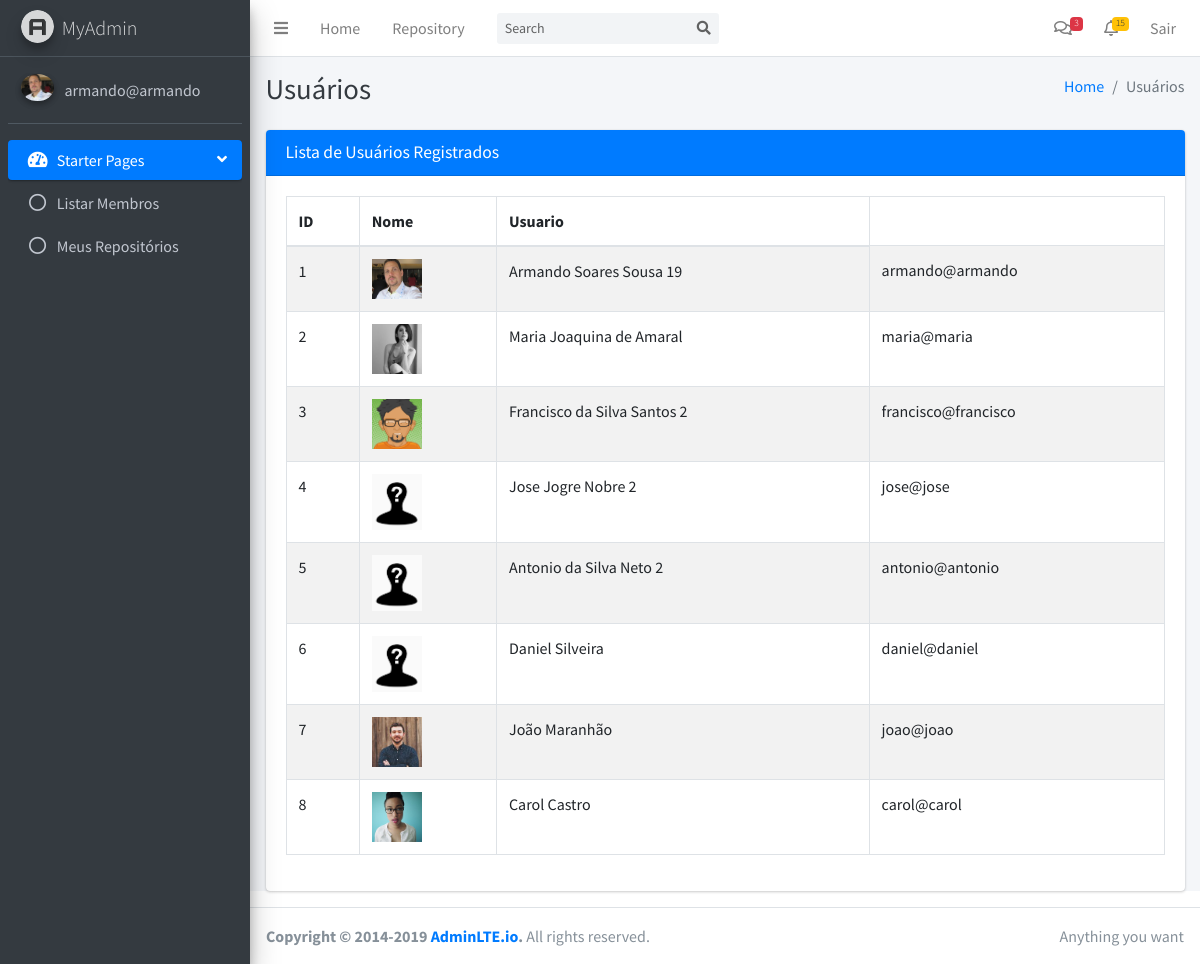
Page /usuario/listar (signed in) on the earlier database version.
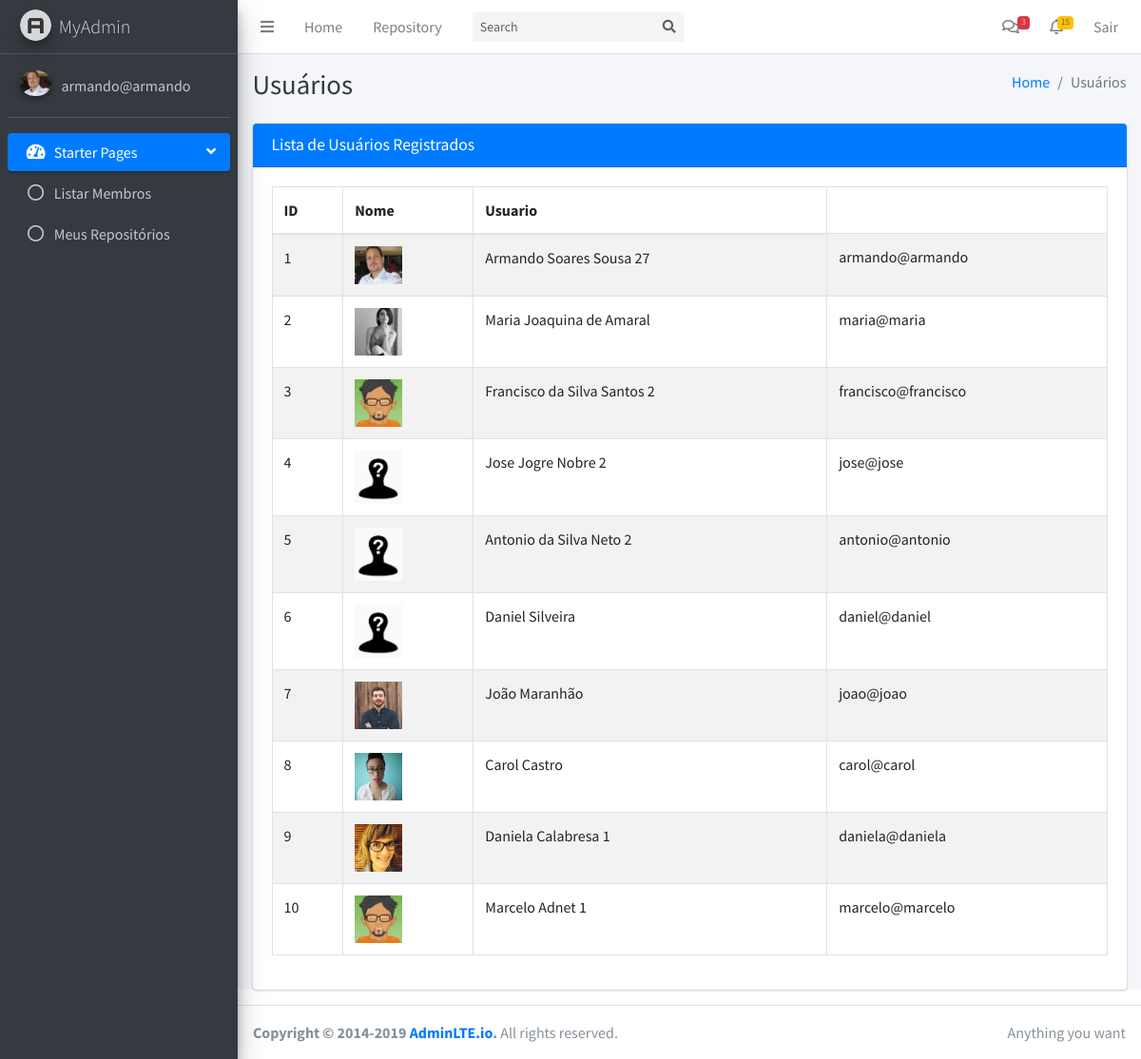
Same page on the later database version.
### tables this page shows
CREATE TABLE user (
  id INTEGER PRIMARY KEY AUTOINCREMENT,
  name TEXT, 
  username TEXT UNIQUE NOT NULL,
  email TEXT UNIQUE NOT NULL,
  password TEXT NOT NULL, 
  image TEXT
);

### myapp/control/usuario.py (the view)
@bp.route("/listar")
@login_required
def listar():
    db = get_db()
    query = "SELECT * FROM user ORDER BY id"
    lista_usuarios = db.execute( query ).fetchall()
    return render_template("usuario/listar.html", usuario = g.user['username'],
            profilePic=g.user['image'], titulo="Usuários", usuarios=lista_usuarios)

### myapp/config/db.py (called while the page is built)
def get_db():
    if 'db' not in g:
        g.db = sqlite3.connect(
            current_app.config['DATABASE'],
            detect_types=sqlite3.PARSE_DECLTYPES
        )
        g.db.row_factory = sqlite3.Row
    return g.db

### myapp/control/auth.py (called while the page is built)
def login_required(view):
    @functools.wraps(view)
    def wrapped_view(**kwargs):
        if g.user is None:
            return redirect(url_for("auth.login"))
        return view(**kwargs)
    return wrapped_view

@bp.before_app_request
def load_logged_in_user():
    user_id = session.get("user_id")
    if user_id is None:
        g.user = None
    else:
        g.user = ( get_db().execute("SELECT * FROM user WHERE id = ?", (user_id,)).fetchone() )

### myapp/templates/usuario/listar.html (shortened to what this page needs)
{% extends "base.html" %}
{% block conteudo %}
    <div class="content">
      <section class="content">
        <div class="container-fluid">
          <div class="card card-primary">
              <div class="card-header">
                <h3 class="card-title">Lista de Usuários Registrados</h3>
              </div>
              <div class="card-body">
                <div id="example1_wrapper" class="dataTables_wrapper dt-bootstrap4">
                    <div class="row">
                    <div class="col-sm-12">
                      <table id="example1" class="table table-bordered table-striped dataTable dtr-inline" role="grid" aria-describedby="example1_info">
                        <thead>
                          <tr role="row">
                            <th class="sorting_asc" tabindex="0" aria-controls="example1" rowspan="1" colspan="1" aria-label="Id: activate to sort column descending" aria-sort="ascending">ID</th>
                            <th class="sorting" tabindex="0" aria-controls="example1" rowspan="1" colspan="1" aria-label="Nome: activate to sort column ascending">Nome</th>
                            <th class="sorting" tabindex="0" aria-controls="example1" rowspan="1" colspan="1" aria-label="Usuario: activate to sort column ascending">Usuario</th>
                          </tr>
                        </thead>
                        <tbody>
                          {% for item in usuarios %}
                          <tr role="row" class="even">
                            <td tabindex="0" class="sorting_1">{{ item["id"] }}</td>
                            <td> <img src="{{ url_for('static', filename='uploads/' + item["image"]) }}" alt="User Image" class="img-size-50"> </td>
                            <td>{{ item["name"] }}</td>
                            <td>{{ item["username"] }}</td>
                          </tr>
                          {% endfor%}
                        </tbody>
                    </table>
                  </div>
                  </div>
                </div>
              </div>
          </div>
        </div>
      </section>
    </div>
{% endblock %}

### myapp/templates/base.html (shortened to what the changed rows need)
<!DOCTYPE html>
<html lang="en">
<head>
  <link rel="stylesheet" href="/static/plugins/fontawesome-free/css/all.min.css">
  <link rel="stylesheet" href="/static/dist/css/adminlte.min.css">
</head>
<body class="hold-transition sidebar-mini">
<div class="wrapper">
  <aside class="main-sidebar sidebar-dark-primary elevation-4">
    <div class="sidebar">
      <div class="user-panel mt-3 pb-3 mb-3 d-flex">
        <div class="image">
          <img src="{{ url_for('static', filename='uploads/' + profilePic) }}" class="img-circle elevation-2" alt="User Image">
        </div>
        <div class="info">
          <a href="{{ url_for('dashboard.profile') }}" class="d-block">{{usuario}}</a>
        </div>
      </div>
    </div>
  </aside>
  <div class="content-wrapper">
    <div class="content-header">
      <div class="container-fluid">
        <div class="row mb-2">
          <div class="col-sm-6">
            <h1 class="m-0 text-dark">{{ titulo }}</h1>
          </div>
        </div>
      </div>
    </div>
    <div class="content">
    {% block conteudo %}{% endblock %}
    </div>
  </div>
</div>
</body>
</html>

Differences in the rows shown:
changed user "armando@armando": name "Armando Soares Sousa 19" → "Armando Soares Sousa 27"
added user: id "9", image (picture), name "Daniela Calabresa 1", username "daniela@daniela"
added user: id "10", image (picture), name "Marcelo Adnet 1", username "marcelo@marcelo"
